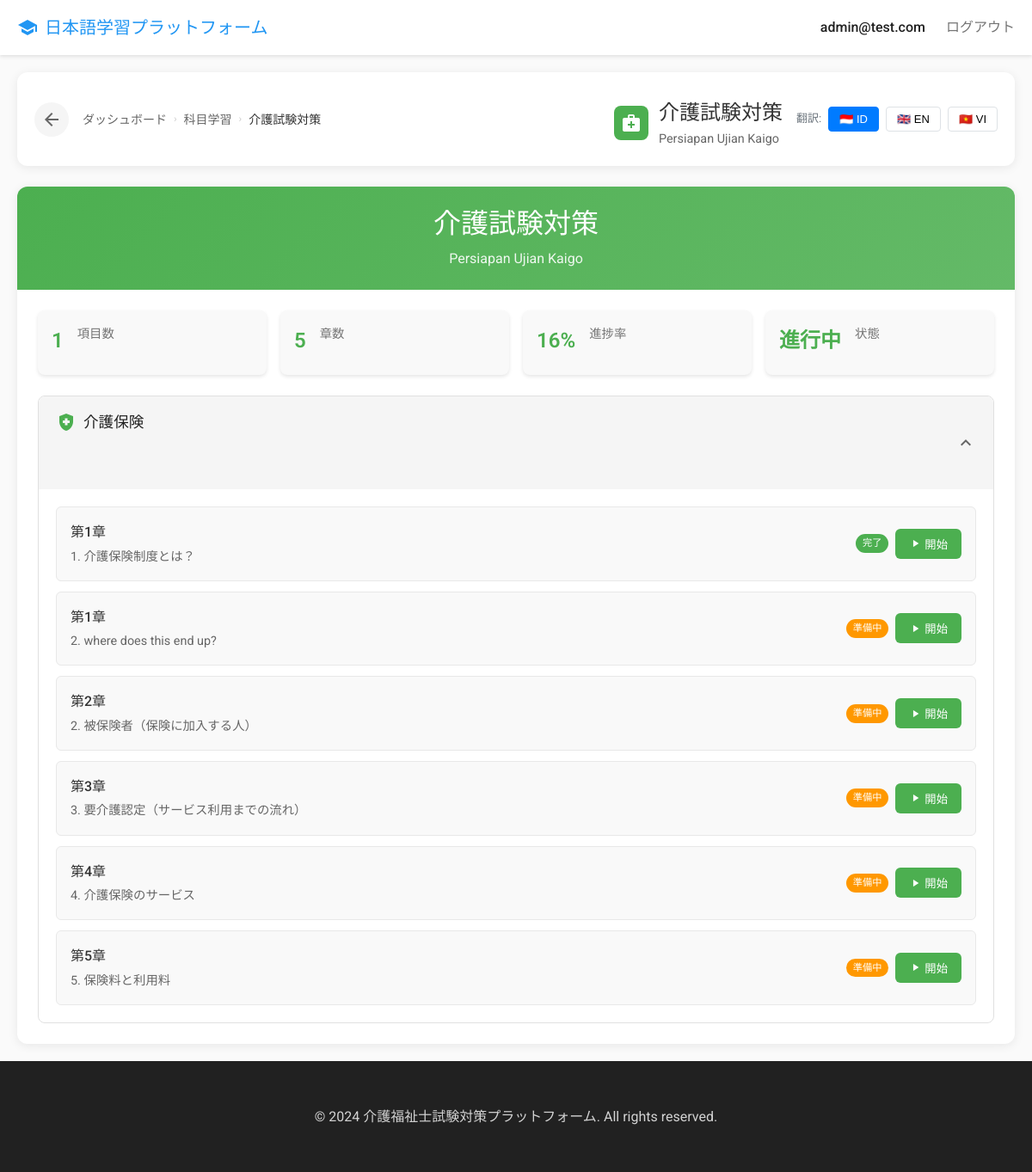
Page /subjects/介護試験対策/ (signed in) on the committed database.
### apps/users/models.py (models this page shows)
class User(AbstractUser):
    LANGUAGE_CHOICES = [
        ('en', 'English'),
        ('vi', 'Vietnamese'),
        ('zh', 'Chinese'),
        ('ko', 'Korean'),
        ('th', 'Thai'),
        ('id', 'Indonesian'),
        ('my', 'Burmese'),
    ]
    email = models.EmailField(unique=True)
    username = models.CharField(max_length=150, blank=True, null=True)
    native_language = models.CharField(max_length=2, choices=LANGUAGE_CHOICES, default='id')
    is_premium = models.BooleanField(default=False)
    subscription_end_date = models.DateTimeField(null=True, blank=True)
    stripe_customer_id = models.CharField(max_length=255, blank=True)
    created_at = models.DateTimeField(auto_now_add=True)
    updated_at = models.DateTimeField(auto_now=True)
    USERNAME_FIELD = 'email'
    REQUIRED_FIELDS = []
    class Meta:
        db_table = 'users'
        verbose_name = 'User'
        verbose_name_plural = 'Users'

### apps/learning/models.py (models this page shows, shortened)
class Subject(models.Model):
    ICON_CHOICES = [
        ('medical_services', '🏥 Medical Services'),
        ('local_hospital', '🏥 Hospital'),
        ('health_and_safety', '🩺 Health & Safety'),
        ('elderly', '👴 Elderly Care'),
        ('psychology', '🧠 Psychology'),
        ('chat', '💬 Chat'),
        ('forum', '💭 Forum'),
        ('question_answer', '❓ Q&A'),
        ('people', '👥 People'),
        ('groups', '👥 Groups'),
        ('person', '👤 Person'),
        ('assignment', '📋 Assignment'),
        ('task', '✅ Task'),
        ('quiz', '❓ Quiz'),
        ('school', '🎓 School'),
        ('menu_book', '📖 Book'),
        ('auto_stories', '📚 Stories'),
        ('import_contacts', '📕 Contacts'),
        ('home', '🏠 Home'),
        ('house', '🏡 House'),
        ('apartment', '🏢 Apartment'),
        ('work', '💼 Work'),
        ('business', '💼 Business'),
        ('science', '🔬 Science'),
        ('biotech', '🧬 Biotech'),
        ('favorite', '❤️ Favorite'),
        ('star', '⭐ Star'),
        ('grade', '⭐ Grade'),
        ('volunteer_activism', '🤝 Volunteer'),
        ('handshake', '🤝 Handshake'),
        ('support', '🆘 Support'),
        ('child_care', '👶 Child Care'),
        ('face', '😊 Face'),
        ('restaurant', '🍽️ Restaurant'),
        ('fastfood', '🍔 Food'),
        ('directions_car', '🚗 Car'),
        ('directions_bus', '🚌 Bus'),
        ('train', '🚆 Train'),
        ('language', '🌐 Language'),
        ('translate', '🔤 Translate'),
    ]
    subject_key = models.CharField(max_length=100, unique=True, null=True, blank=True)
    group = models.ForeignKey(SubjectGroup, on_delete=models.CASCADE, related_name='subjects', null=True, blank=True)
    name = models.CharField(max_length=200)
    indonesian_name = models.CharField(max_length=200, blank=True)
    translations = models.JSONField(
        default=dict,
        blank=True,
        help_text='Translations: {"en": "English name", "vi": "Vietnamese name"}'
    )
    description = models.TextField(blank=True)
    icon = models.CharField(
        max_length=50,
        choices=ICON_CHOICES,
        default='menu_book',
        help_text='Material icon for the subject card'
    )
    color = models.CharField(
        max_length=7,
        default='#4caf50',
        help_text='Hex color code (e.g., #4caf50, #2196f3)'
    )
    order = models.IntegerField(default=0)
    is_active = models.BooleanField(default=True)
    created_at = models.DateTimeField(auto_now_add=True)
    updated_at = models.DateTimeField(auto_now=True)
    class Meta:
        db_table = 'subjects'
        ordering = ['group__order', 'order', 'name']
        verbose_name = '科目学習ー全体構造'
        verbose_name_plural = '科目学習ー全体構造'

class SubjectItem(models.Model):
    subject = models.ForeignKey(Subject, on_delete=models.CASCADE, related_name='items')
    name = models.CharField(max_length=200)
    description = models.TextField(blank=True)
    translations = models.JSONField(default=dict, blank=True)
    order = models.IntegerField(default=0)
    is_active = models.BooleanField(default=True)
    created_at = models.DateTimeField(auto_now_add=True)
    updated_at = models.DateTimeField(auto_now=True)
    class Meta:
        db_table = 'subject_items'
        ordering = ['order', 'name']

class Chapter(models.Model):
    item = models.ForeignKey(SubjectItem, on_delete=models.CASCADE, related_name='chapters')
    name = models.CharField(max_length=200)
    description = models.TextField(blank=True)
    translations = models.JSONField(default=dict, blank=True)
    order = models.IntegerField(default=0)
    is_active = models.BooleanField(default=True)
    created_at = models.DateTimeField(auto_now_add=True)
    updated_at = models.DateTimeField(auto_now=True)
    class Meta:
        db_table = 'chapters'
        ordering = ['order', 'name']

class Page(models.Model):
    chapter = models.ForeignKey(Chapter, on_delete=models.CASCADE, related_name='pages')
    name = models.CharField(max_length=200)
    description = models.TextField(blank=True)
    order = models.IntegerField(default=0)
    is_active = models.BooleanField(default=True)
    created_at = models.DateTimeField(auto_now_add=True)
    updated_at = models.DateTimeField(auto_now=True)
    class Meta:
        db_table = 'pages'
        ordering = ['order', 'name']
        verbose_name = '科目学習ー内容'
        verbose_name_plural = '科目学習ー内容'

### apps/web/views.py (the view)
# urls.py: path('subjects/<str:subject_name>/', views.subject_detail_view, name='subject_detail'),
@login_required
@allow_free_access
def subject_detail_view(request, subject_name):
    from django.shortcuts import get_object_or_404
    from django.http import Http404
    from apps.learning.models import Subject, SubjectItem, TextBlock
    if '..' in subject_name or '/' in subject_name:
        raise Http404("Invalid subject name")
    try:
        subject_obj = Subject.objects.get(name=subject_name, is_active=True)
    except Subject.DoesNotExist:
        raise Http404("Subject not found")
    items = subject_obj.items.filter(is_active=True).prefetch_related(
        'chapters__pages'
    ).order_by('order')
    total_items = items.count()
    total_chapters = sum(item.chapters.count() for item in items)
    total_pages = sum(chapter.pages.count() for item in items for chapter in item.chapters.all())
    completed_pages = 0
    for item in items:
        for chapter in item.chapters.all():
            for page in chapter.pages.all():
                if TextBlock.objects.filter(page=page).exists():
                    completed_pages += 1
    completion_percentage = int((completed_pages / total_pages * 100)) if total_pages > 0 else 0
    user_language = request.GET.get('lang')
    if not user_language:
        user_language = request.user.native_language if request.user.is_authenticated else 'id'
    subject = {
        'title': subject_obj.name,
        'description': subject_obj.indonesian_name,
        'icon': subject_obj.icon or 'menu_book',
        'color': subject_obj.color or '#607d8b',
        'stats': {
            'total_items': total_items,
            'total_chapters': total_chapters,
            'completion_percentage': completion_percentage
        }
    }
    return render(request, 'subjects/subject_detail.html', {
        'subject_name': subject_name,
        'subject': subject,
        'subject_obj': subject_obj,
        'items': items,
        'user': request.user,
        'user_language': user_language,
    })

### apps/learning/templatetags/translation_helpers.py (called while the page is built)
@register.filter
def get_subject_name(subject, language_code):
    if not subject:
        return ''
    if hasattr(subject, 'translations') and subject.translations:
        translation = subject.translations.get(language_code)
        if translation:
            return translation
    if hasattr(subject, 'indonesian_name') and subject.indonesian_name:
        return subject.indonesian_name
    return subject.name if hasattr(subject, 'name') else ''

### templates/subjects/subject_detail.html (shortened to what this page needs)
{% extends 'base.html' %}
{% load static %}
{% load translation_helpers %}
{% block content %}
    <div class="container">
        <div class="header">
            <a href="{% url 'subject_learning' %}" class="back-btn">
                <span class="material-icons">arrow_back</span>
            </a>
            <div class="breadcrumbs">
                <a href="{% url 'dashboard' %}" class="breadcrumb-item">ダッシュボード</a>
                <span class="breadcrumb-separator">›</span>
                <a href="{% url 'subject_learning' %}" class="breadcrumb-item">科目学習</a>
                <span class="breadcrumb-separator">›</span>
                <span class="breadcrumb-item active">{{ subject.title }}</span>
            </div>
            <div class="page-title">
                <div class="page-icon" style="background: {{ subject.color }};">
                    <span class="material-icons">{{ subject.icon }}</span>
                </div>
                <div>
                    <div>{{ subject.title }}</div>
                    <div style="font-size: 0.9rem; font-weight: 400; color: #666;">{{ subject_obj|get_subject_name:user_language }}</div>
                </div>
            </div>
            <div class="language-selector">
                <span style="font-size: 13px; color: #6c757d;">翻訳:</span>
                <button class="language-btn {% if user_language == 'id' %}active{% endif %}" data-lang="id">🇮🇩 ID</button>
                <button class="language-btn {% if user_language == 'en' %}active{% endif %}" data-lang="en">🇬🇧 EN</button>
                <button class="language-btn {% if user_language == 'vi' %}active{% endif %}" data-lang="vi">🇻🇳 VI</button>
            </div>
        </div>
        <div class="content">
            <div class="content-header">
                <h1 class="content-title">{{ subject.title }}</h1>
                <p class="content-subtitle">{{ subject_obj|get_subject_name:user_language }}</p>
            </div>
            <div class="content-body">
                <div class="stats-grid">
                    <div class="stat-card">
                        <div class="stat-value">{{ subject.stats.total_items }}</div>
                        <div class="stat-label">項目数</div>
                    </div>
                    <div class="stat-card">
                        <div class="stat-value">{{ subject.stats.total_chapters }}</div>
                        <div class="stat-label">章数</div>
                    </div>
                    <div class="stat-card">
                        <div class="stat-value">{{ subject.stats.completion_percentage }}%</div>
                        <div class="stat-label">進捗率</div>
                    </div>
                    <div class="stat-card">
                        <div class="stat-value">{% if subject.stats.completion_percentage > 0 %}進行中{% else %}準備中{% endif %}</div>
                        <div class="stat-label">状態</div>
                    </div>
                </div>
                <div class="learning-sections">
                    {% for item in items %}
                    <div class="section" onclick="toggleSection(this)">
                        <div class="section-header">
                            <div class="section-title">
                                <span class="material-icons section-icon">{% if forloop.first %}health_and_safety{% else %}forum{% endif %}</span>
                                {{ item.name }}
                            </div>
                            <span class="material-icons section-toggle">expand_more</span>
                        </div>
                        <div class="section-content">
                            {% if item.chapters.exists %}
                            <div class="chapter-list">
                                {% for chapter in item.chapters.all %}
                                {% for page in chapter.pages.all %}
                                <div class="chapter-item" onclick="navigateToPage({{ page.id }}); event.stopPropagation();">
                                    <div class="chapter-info">
                                        <div class="chapter-title">{{ chapter.name }}</div>
                                        <div class="chapter-subtitle">{{ page.name }}</div>
                                    </div>
                                    <div class="chapter-progress">
                                        {% if page.text_blocks.exists %}
                                        <span class="progress-badge">完了</span>
                                        {% else %}
                                        <span class="progress-badge" style="background: #ff9800;">準備中</span>
                                        {% endif %}
                                        <button class="start-btn">
                                            <span class="material-icons" style="font-size: 14px;">play_arrow</span>
                                            開始
                                        </button>
                                    </div>
                                </div>
                                {% endfor %}
                                {% endfor %}
                            </div>
                            {% endif %}
                        </div>
                    </div>
                    {% endfor %}
                </div>
            </div>
        </div>
    </div>
{% endblock %}

### templates/base.html (shortened to what this page needs)
<!DOCTYPE html>
<html lang="ja">
<head>
    {% load static %}
    <link rel="stylesheet" href="{% static 'css/style.css' %}">
</head>
<body>
    {% block header %}
    {% if user.is_authenticated %}
    <nav class="navbar">
        <div class="nav-container">
            <a href="{% url 'dashboard' %}" class="nav-brand">
                <span class="material-icons">school</span>
                日本語学習プラットフォーム
            </a>
            <div class="nav-menu">
                <span class="nav-user">{{ user.email }}</span>
                <a href="{% url 'logout' %}" class="nav-link">ログアウト</a>
            </div>
        </div>
    </nav>
    {% endif %}
    {% endblock %}
    <main>
        {% block content %}{% endblock %}
    </main>
    <footer class="footer">
        <div class="container">
            <p>&copy; 2024 介護福祉士試験対策プラットフォーム. All rights reserved.</p>
        </div>
    </footer>
</body>
</html>

### static/css/style.css (style rules this page uses)
* { margin: 0; padding: 0; box-sizing: border-box; }
:root { --primary-color: #2196F3; --primary-dark: #1976D2; --secondary-color: #4CAF50; --danger-color: #F44336; --warning-color: #FF9800; --text-primary: #212121; --text-secondary: #757575; --bg-primary: #FFFFFF; --bg-secondary: #F5F5F5; --border-color: #E0E0E0; --shadow-sm: 0 2px 4px rgba(0,0,0,0.1); --shadow-md: 0 4px 8px rgba(0,0,0,0.15); --shadow-lg: 0 8px 16px rgba(0,0,0,0.2); }
body { font-family: 'Noto Sans JP', sans-serif; background-color: var(--bg-secondary); color: var(--text-primary); line-height: 1.6; min-height: 100vh; display: flex; flex-direction: column; }
main { flex: 1; }
.container { max-width: 1200px; margin: 0 auto; padding: 0 20px; }
h1, h2, h3, h4, h5, h6 { font-weight: 500; line-height: 1.2; margin-bottom: 1rem; }
h1 { font-size: 2.5rem; }
.navbar { background: white; box-shadow: var(--shadow-sm); padding: 1rem 0; position: sticky; top: 0; z-index: 100; }
.nav-container { max-width: 1200px; margin: 0 auto; padding: 0 20px; display: flex; justify-content: space-between; align-items: center; }
.nav-brand { display: flex; align-items: center; gap: 0.5rem; font-size: 1.25rem; font-weight: 500; color: var(--primary-color); text-decoration: none; }
.nav-menu { display: flex; align-items: center; gap: 1.5rem; }
.nav-link { color: var(--text-secondary); text-decoration: none; transition: color 0.3s ease; }
.nav-user { color: var(--text-primary); font-weight: 500; }
.stat-label { font-size: 0.9rem; opacity: 0.9; }
.section-title { text-align: center; font-size: 2.5rem; margin-bottom: 3rem; color: var(--text-primary); }
.stats-grid { display: grid; grid-template-columns: repeat(auto-fit, minmax(250px, 1fr)); gap: 1.5rem; margin-bottom: 60px; }
.stat-card { background: white; border-radius: 12px; padding: 1.5rem; box-shadow: var(--shadow-sm); display: flex; gap: 1rem; transition: transform 0.3s ease; }
.stat-value { font-size: 2rem; font-weight: 700; color: var(--text-primary); margin-bottom: 0.5rem; }
.stat-label { font-size: 0.875rem; color: var(--text-secondary); }
.footer { background: var(--text-primary); color: white; padding: 2rem 0; margin-top: auto; }
.footer .container { text-align: center; }
.footer p { margin: 0; opacity: 0.8; }

### rows in the picture
User: email "admin@test.com", native_language.translations "Persiapan Ujian Kaigo"
Subject: title "介護試験対策"
SubjectItem: name "介護保険"
Chapter: name "第1章"
Page: name "1. 介護保険制度とは？", shows "完了"
Page: name "2. where does this end up?", shows "準備中"
Chapter: name "第2章"
Page: name "2. 被保険者（保険に加入する人）", shows "準備中"
Chapter: name "第3章"
Page: name "3. 要介護認定（サービス利用までの流れ）", shows "準備中"
Chapter: name "第4章"
Page: name "4. 介護保険のサービス", shows "準備中"
Chapter: name "第5章"
Page: name "5. 保険料と利用料", shows "準備中"

### other values in the picture
{{ subject.stats.total_items }} "1"
{{ subject.stats.total_chapters }} "5"
{{ subject.stats.completion_percentage }} "16"
